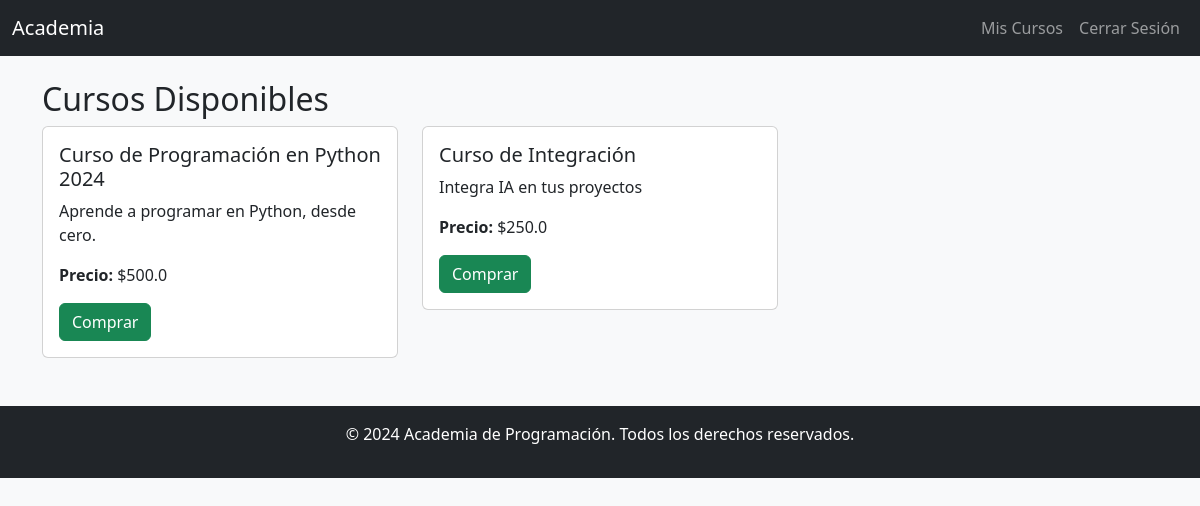
Screenshot of /courses (signed in) with the database file from the repository.
### app/models.py (models this page shows)
class Course(db.Model):
    id = db.Column(db.Integer, primary_key=True)
    name = db.Column(db.String(120), nullable=False)
    description = db.Column(db.Text, nullable=False)
    price = db.Column(db.Float, nullable=False)

### app/routes.py (the view)
@bp.route("/courses")
def courses():
    all_courses = Course.query.all()
    return render_template("cursos.html", courses=all_courses)

### app/templates/cursos.html (shortened to what this page needs)
{% extends "base.html" %}
{% block content %}
<h2>Cursos Disponibles</h2>
<div class="row">
    {% for course in courses %}
    <div class="col-md-4 mb-4">
        <div class="card">
            <div class="card-body">
                <h5 class="card-title">{{ course.name }}</h5>
                <p class="card-text">{{ course.description }}</p>
                <p><strong>Precio:</strong> ${{ course.price }}</p>
                <a href="{{ url_for('main.purchase_course', course_id=course.id) }}" class="btn btn-success">Comprar</a>
            </div>
        </div>
    </div>
    {% endfor %}
</div>
{% endblock %}

### app/static/styles.css (style rules this page uses)
body { background-color: #f8f9fa; }
h1, h2 { margin-top: 20px; }

### rows the page displays
Course: name "Curso de Programación en Python 2024", description "Aprende a programar en Python, desde cero.", price "500.0"
Course: name "Curso de Integración", description "Integra IA en tus proyectos", price "250.0"
